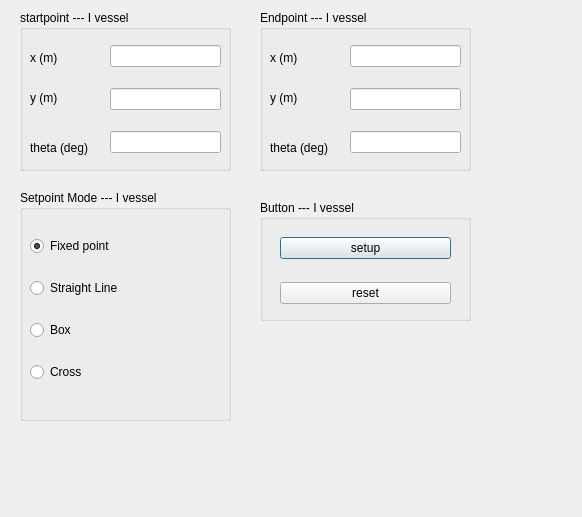
<?xml version="1.0" encoding="UTF-8"?>
<ui version="4.0">
 <class>Dialogsetpoints</class>
 <widget class="QDialog" name="Dialogsetpoints">
  <property name="geometry">
   <rect>
    <x>0</x>
    <y>0</y>
    <width>582</width>
    <height>517</height>
   </rect>
  </property>
  <property name="windowTitle">
   <string>Setpoints</string>
  </property>
  <widget class="QGroupBox" name="GB_setI">
   <property name="geometry">
    <rect>
     <x>20</x>
     <y>10</y>
     <width>211</width>
     <height>161</height>
    </rect>
   </property>
   <property name="title">
    <string>startpoint --- I vessel</string>
   </property>
   <widget class="QLabel" name="label">
    <property name="geometry">
     <rect>
      <x>10</x>
      <y>40</y>
      <width>41</width>
      <height>16</height>
     </rect>
    </property>
    <property name="text">
     <string>x (m)</string>
    </property>
   </widget>
   <widget class="QLabel" name="label_2">
    <property name="geometry">
     <rect>
      <x>10</x>
      <y>80</y>
      <width>41</width>
      <height>16</height>
     </rect>
    </property>
    <property name="text">
     <string>y (m)</string>
    </property>
   </widget>
   <widget class="QLabel" name="label_3">
    <property name="geometry">
     <rect>
      <x>10</x>
      <y>130</y>
      <width>71</width>
      <height>16</height>
     </rect>
    </property>
    <property name="text">
     <string>theta (deg)</string>
    </property>
   </widget>
   <widget class="QWidget" name="layoutWidget">
    <property name="geometry">
     <rect>
      <x>90</x>
      <y>20</y>
      <width>111</width>
      <height>141</height>
     </rect>
    </property>
    <layout class="QVBoxLayout" name="verticalLayout">
     <item>
      <widget class="QLineEdit" name="LE_setxI0"/>
     </item>
     <item>
      <widget class="QLineEdit" name="LE_setyI0"/>
     </item>
     <item>
      <widget class="QLineEdit" name="LE_setthetaI0"/>
     </item>
    </layout>
   </widget>
  </widget>
  <widget class="QGroupBox" name="setpointI">
   <property name="geometry">
    <rect>
     <x>20</x>
     <y>190</y>
     <width>211</width>
     <height>231</height>
    </rect>
   </property>
   <property name="title">
    <string>Setpoint Mode --- I vessel</string>
   </property>
   <widget class="QWidget" name="layoutWidget_2">
    <property name="geometry">
     <rect>
      <x>10</x>
      <y>30</y>
      <width>191</width>
      <height>181</height>
     </rect>
    </property>
    <layout class="QVBoxLayout" name="verticalLayout_2">
     <item>
      <widget class="QRadioButton" name="RB_fixedpointI">
       <property name="text">
        <string>Fixed point</string>
       </property>
       <property name="checkable">
        <bool>true</bool>
       </property>
       <property name="checked">
        <bool>true</bool>
       </property>
      </widget>
     </item>
     <item>
      <widget class="QRadioButton" name="RB_straightlineI">
       <property name="text">
        <string>Straight Line</string>
       </property>
      </widget>
     </item>
     <item>
      <widget class="QRadioButton" name="RB_boxI">
       <property name="text">
        <string>Box</string>
       </property>
      </widget>
     </item>
     <item>
      <widget class="QRadioButton" name="RB_crossI">
       <property name="text">
        <string>Cross</string>
       </property>
      </widget>
     </item>
    </layout>
   </widget>
  </widget>
  <widget class="QGroupBox" name="groupBox">
   <property name="geometry">
    <rect>
     <x>260</x>
     <y>200</y>
     <width>211</width>
     <height>121</height>
    </rect>
   </property>
   <property name="title">
    <string>Button --- I vessel</string>
   </property>
   <widget class="QWidget" name="">
    <property name="geometry">
     <rect>
      <x>20</x>
      <y>20</y>
      <width>171</width>
      <height>101</height>
     </rect>
    </property>
    <layout class="QVBoxLayout" name="verticalLayout_4">
     <item>
      <widget class="QPushButton" name="setupsetpointI">
       <property name="text">
        <string>setup</string>
       </property>
      </widget>
     </item>
     <item>
      <widget class="QPushButton" name="resetsetpointI">
       <property name="text">
        <string>reset</string>
       </property>
      </widget>
     </item>
    </layout>
   </widget>
  </widget>
  <widget class="QGroupBox" name="GB_setI_2">
   <property name="geometry">
    <rect>
     <x>260</x>
     <y>10</y>
     <width>211</width>
     <height>161</height>
    </rect>
   </property>
   <property name="title">
    <string>Endpoint --- I vessel</string>
   </property>
   <widget class="QLabel" name="label_4">
    <property name="geometry">
     <rect>
      <x>10</x>
      <y>40</y>
      <width>41</width>
      <height>16</height>
     </rect>
    </property>
    <property name="text">
     <string>x (m)</string>
    </property>
   </widget>
   <widget class="QLabel" name="label_5">
    <property name="geometry">
     <rect>
      <x>10</x>
      <y>80</y>
      <width>41</width>
      <height>16</height>
     </rect>
    </property>
    <property name="text">
     <string>y (m)</string>
    </property>
   </widget>
   <widget class="QLabel" name="label_6">
    <property name="geometry">
     <rect>
      <x>10</x>
      <y>130</y>
      <width>71</width>
      <height>16</height>
     </rect>
    </property>
    <property name="text">
     <string>theta (deg)</string>
    </property>
   </widget>
   <widget class="QWidget" name="layoutWidget_4">
    <property name="geometry">
     <rect>
      <x>90</x>
      <y>20</y>
      <width>111</width>
      <height>141</height>
     </rect>
    </property>
    <layout class="QVBoxLayout" name="verticalLayout_5">
     <item>
      <widget class="QLineEdit" name="LE_setxI1"/>
     </item>
     <item>
      <widget class="QLineEdit" name="LE_setyI1"/>
     </item>
     <item>
      <widget class="QLineEdit" name="LE_setthetaI1"/>
     </item>
    </layout>
   </widget>
  </widget>
 </widget>
 <resources/>
 <connections/>
</ui>
